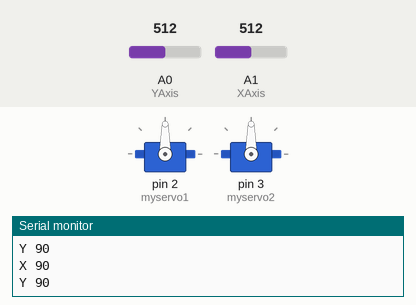
Recording of a sketch running on a simulated Arduino Uno, built with avr-gcc and run on an emulated ATmega328P. Shown: 2 × servo, the last lines printed to the serial monitor. The test bench sets the inputs (shaded band); at power-on: A0 (YAxis) = 512, A1 (XAxis) = 512.

Above: at 1.3 s.
1.4 s: A0 (YAxis) set to 716
At 2.1 s:
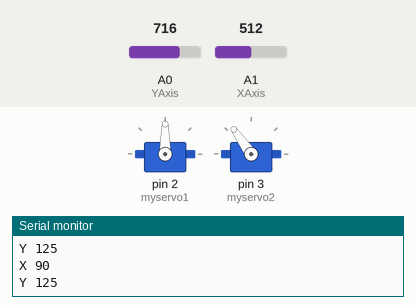
3.0 s: A1 (XAxis) set to 716
At 3.3 s:
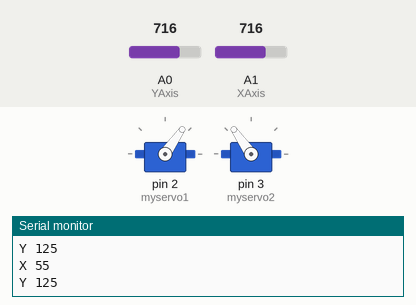
4.5 s: A0 (YAxis) set to 900
At 5.7 s:
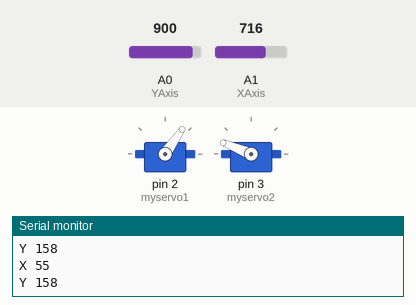
6.0 s: A1 (XAxis) set to 900
At 7.0 s:
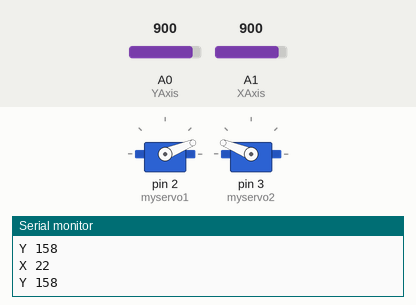
7.5 s: A0 (YAxis) set to 1023
At 8.3 s:
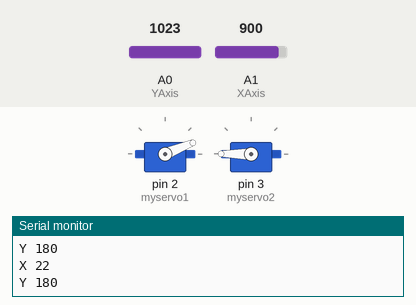
9.0 s: A1 (XAxis) set to 1023
At 9.5 s:
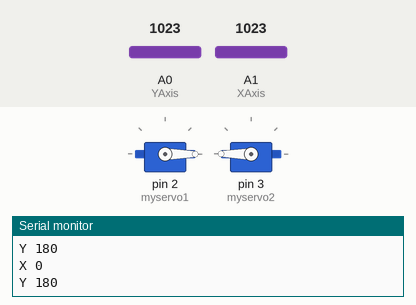
Timing chart, 0 to 11.5 s (numbered marks = the images above; inputs shaded):
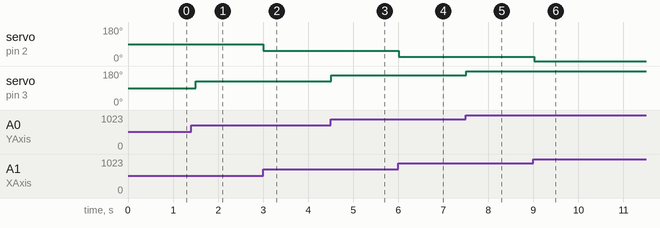

The sketch:

Joystick_Servo.ino
```cpp
#include <Servo.h>

Servo myservo1;
Servo myservo2;

const int XAxis = A1;
const int YAxis = A0;

int X,Y;

void setup() {
 Serial.begin(9600);
 pinMode(XAxis, INPUT);
 myservo1.attach(2);
 pinMode(YAxis, INPUT);
 myservo2.attach(3);

}
void loop() {

 X=map(analogRead(XAxis), 0, 1023, 180, 0);
 myservo1.write(X);

 Y=map(analogRead(YAxis), 0, 1023, 0, 180);
 myservo2.write(Y);

 Serial.print("X ");
 Serial.println(X);
 Serial.print("Y ");
 Serial.println(Y);
delay(500);
}
```

Measured:
- after the input at 1.4 s, servo on pin 3 (myservo2): 90° → 125° after 0.10 s
- after the input at 3.0 s, servo on pin 2 (myservo1): 90° → 55° at once
- after the input at 4.5 s, servo on pin 3 (myservo2): 125° → 158° at once
- after the input at 6.0 s, servo on pin 2 (myservo1): 55° → 22° at once
- after the input at 7.5 s, servo on pin 3 (myservo2): 158° → 180° at once
- after the input at 9.0 s, servo on pin 2 (myservo1): 22° → 0° at once
